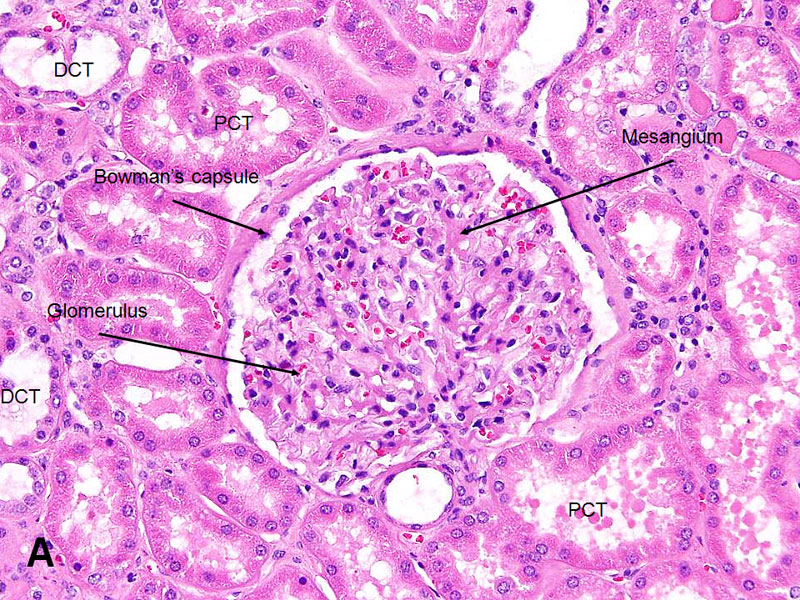
%> input picture Assorted_Images/glom_img.jpg, 800 x 600 px
$ octave --eval "result = get_thinness(rgb2gray(imread('../Assorted_Images/glom_img.jpg')));"   (GNU Octave 9; MATLAB toolbox functions it lacks are replaced by stand-ins)
%> lines starting %> are read from the running program, lines starting %| are printed output that depends on the picture; in (x1, y1, x2, y2) boxes, pixels count from 0 and x2, y2 are one past the last pixel; in counts of white or black regions, pixels touching at a corner belong together; the program's own positions count from 1
function [thin_values]=get_thinness(I)
bwl=bwlabel(I);
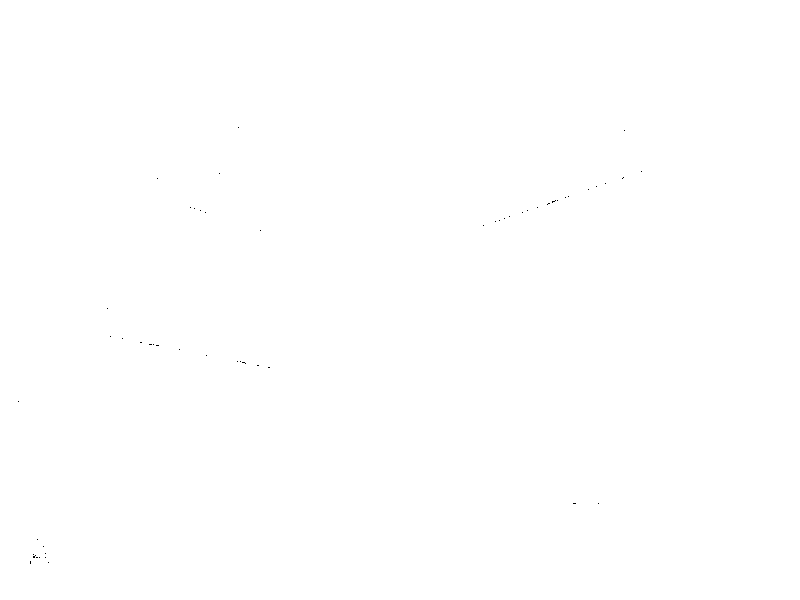
%> bwl: size 600x800 double; values 0 (black) and 1 (white), 100% white; black in thin lines or dots, all inside (x1, y1, x2, y2) = (18, 127, 642, 564)
bwd=bwdist(~I);
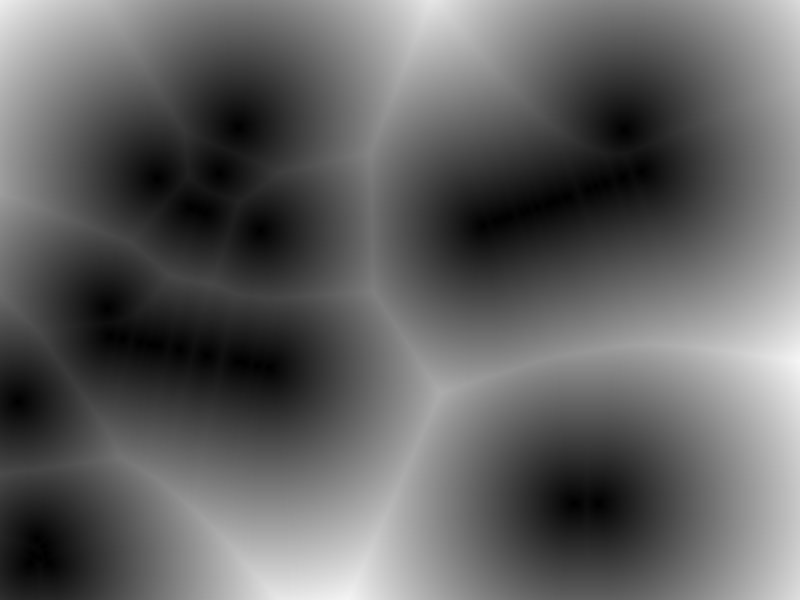
%> bwd: size 600x800 single; min 0, max 246.3, mean 97.7
perims=regionprops(I,'Perimeter');
%> perims = 255 regions; first 5, Perimeter: 0, 0, 0, 0, 0
thin_values=[];
for i=1:length(perims)
    ob=bwl==i;
    dist=bwd.*double(ob);
    thin_values(i)=(max(max(dist))/perims(i).Perimeter)*100;

end

$ run again, on Assorted_Images/tubules_img.jpg
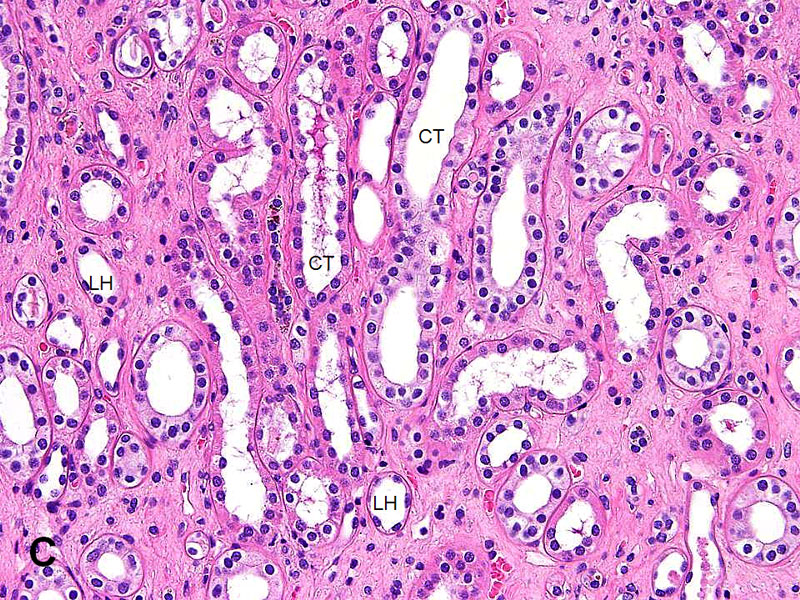
%> input picture Assorted_Images/tubules_img.jpg, 800 x 600 px
%> bwl: size 600x800 double; values 0 (black) and 1 (white), 100% white; black in thin lines or dots, all inside (x1, y1, x2, y2) = (32, 142, 426, 566)
%> in get_thinness, `bwd=bwdist(~I);`:
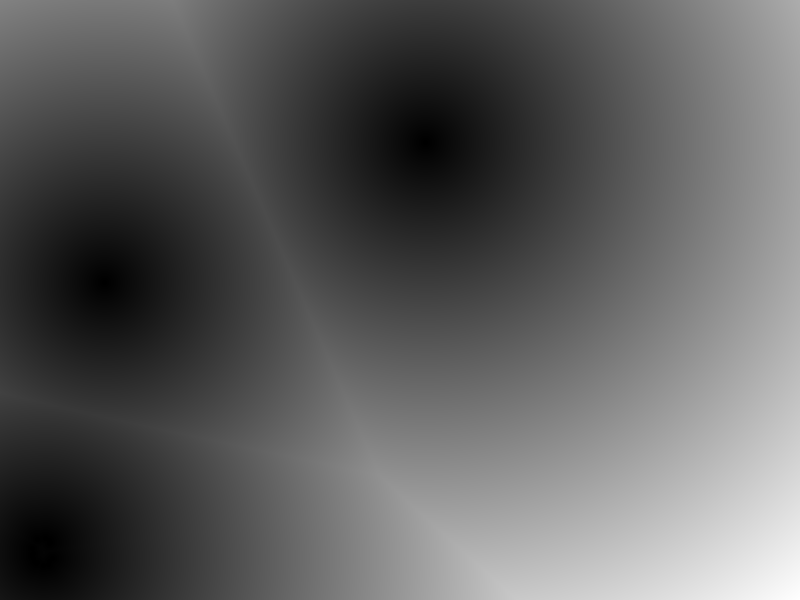
%> bwd: size 600x800 single; min 0, max 590.5, mean 219.2; drawn with min black and max white
%> perims = 255 regions; first 5, Perimeter: 0, 3.92, 0, 5.62, 0
